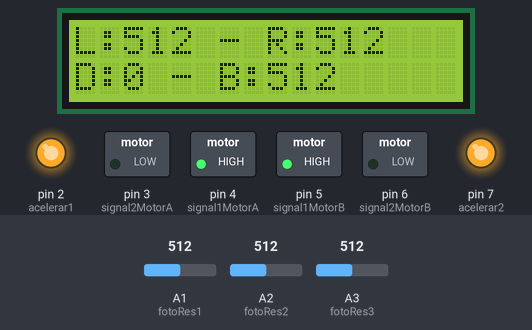
Bench run of a sketch on a simulated Arduino Uno, built with avr-gcc and run on an emulated ATmega328P. Shown: 16×2 character LCD, switched loads named in the sketch (green lamp = pin HIGH), output pins drawn as LEDs (lit = HIGH). Inputs (shaded band) come from the test bench; at power-on: A3 (fotoRes3) = 512, A2 (fotoRes2) = 512, A1 (fotoRes1) = 512. What the sketch prints to the serial monitor is not drawn.

Above: at 1.2 s.
1.3 s: A3 (fotoRes3) set to 459
At 1.8 s:
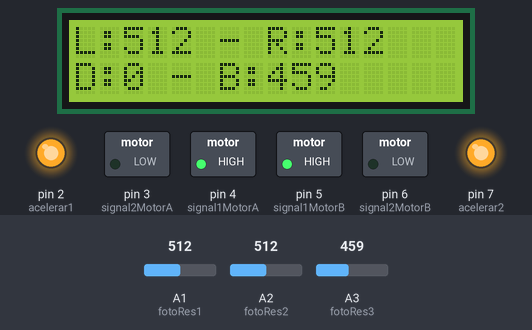
2.8 s: A3 (fotoRes3) set to 440
At 4.1 s:
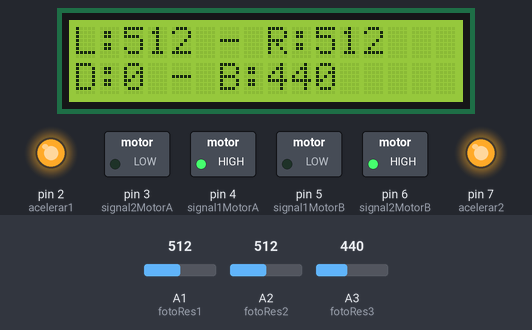
4.4 s: A2 (fotoRes2) set to 444
At 5.6 s:
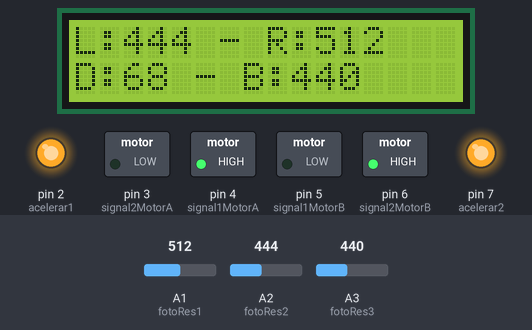
5.9 s: A2 (fotoRes2) set to 426
At 7.1 s:
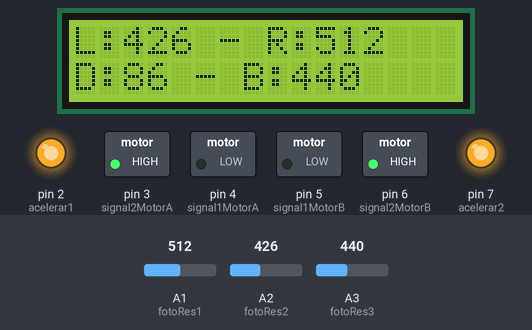
7.5 s: A1 (fotoRes1) set to 494
At 8.8 s:
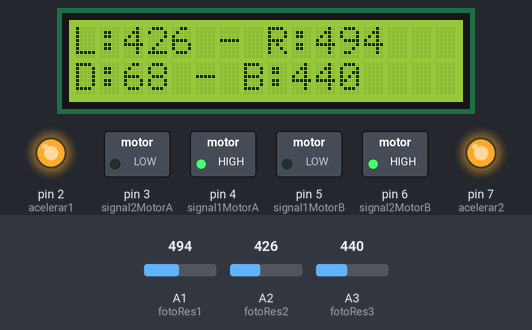
9.1 s: A1 (fotoRes1) set to 306
At 9.9 s:
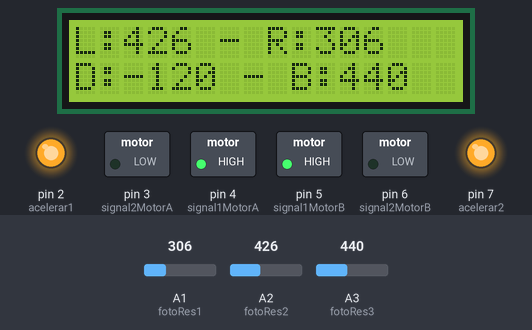
Timing chart, 0 to 11.7 s (numbered marks = the images above; inputs shaded):
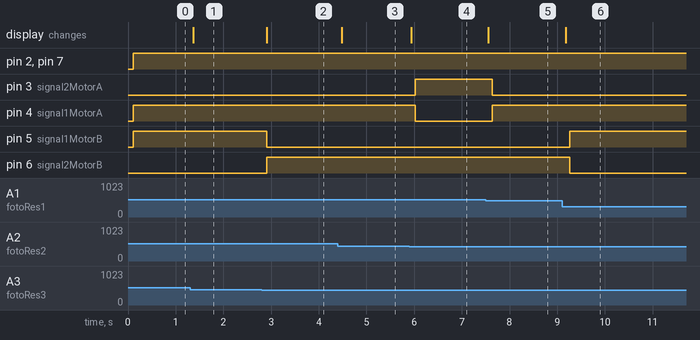

The sketch:

P10A1-SeguidorDeLuz.ino
```cpp
#include <Wire.h>
#include <LiquidCrystal_I2C.h>
#include "DHT.h"

#define acelerar1 2
#define signal1MotorA 4
#define signal2MotorA 3

#define acelerar2 7
#define signal1MotorB 5
#define signal2MotorB 6

#define voltimetro A0

#define fotoRes1 A1
#define fotoRes2 A2
#define fotoRes3 A3

int L_LDR, R_LDR, B_LDR, light_dif;
int umbral_sup = 80, umbral_inf = -80;
int umbralB = 450;

long tiempo = millis();

LiquidCrystal_I2C lcd(0x27,16,2);

void setup() {
  Serial.begin(9600);

  lcd.init();
  lcd.backlight();

  pinMode(signal1MotorA, OUTPUT);
  pinMode(signal1MotorB, OUTPUT);
  pinMode(signal2MotorA, OUTPUT);
  pinMode(signal2MotorB, OUTPUT);

  pinMode(acelerar1, OUTPUT);
  pinMode(acelerar2, OUTPUT);

  stopRobot();
}

void loop() {
  lightSensor();
  followLight();
}

void followLight() {
  while (B_LDR >= umbralB) {
    lightSensor();
    DriveRobot(1,-1);
  }

  if ((light_dif > umbral_inf) && (light_dif < umbral_sup) && (R_LDR > 380)) {
    lightSensor();
    DriveRobot(1,1);
  } else if (light_dif >= umbral_sup) {
    while (light_dif >= umbral_sup) {
      lightSensor();
      DriveRobot(-1,1);
    }
  } else if (light_dif <= umbral_inf) {
    while (light_dif <= umbral_inf) {
      lightSensor();
      DriveRobot(1,-1);
    }
  }
}

void lightSensor() {
  // A1 - Right, A2 - Left y A3 - Back
  R_LDR = analogRead(fotoRes1);
  L_LDR = analogRead(fotoRes2);
  B_LDR = analogRead(fotoRes3);

  light_dif = R_LDR - L_LDR;
  Serial.print("R: ");
  Serial.print(R_LDR);
  Serial.print(" - L: ");
  Serial.print(L_LDR);
  Serial.print(" - B: ");
  Serial.print(B_LDR);
  Serial.print(" - DIFF: ");
  Serial.println(light_dif);


  if (tiempo % 1000 == 0) {
    printLightSensors();
  }
}

void  printLightSensors() {

  lcd.setCursor(0,0);
  lcd.print("L:");
  lcd.print(L_LDR);
  lcd.print(" - R:");
  lcd.print(R_LDR);

  lcd.setCursor(0,1);
  lcd.print("D:");
  lcd.print(light_dif);
  lcd.print(" - B:");
  lcd.print(B_LDR);


}

void DriveRobot(float LSignal, float RSignal) {
  // Si la señal de la rueda izquierda es menor a 0, entonces esta gira hacia atràs.
  if(LSignal > 0) {
    digitalWrite(signal1MotorA,HIGH);
    digitalWrite(signal2MotorA,LOW);
    digitalWrite(acelerar1, 10);
  }

  // Si la señal de la rueda izquierda es mayor a cero, entonces girarà hacia adelante.
  if(LSignal < 0) {
    digitalWrite(signal1MotorA,LOW);
    digitalWrite(signal2MotorA,HIGH);
    digitalWrite(acelerar1, 10);
  }

  // Si la señal es igual a 0, entonces se queda sin movimiento la rueda
  if(LSignal == 0) {
    digitalWrite(signal1MotorA,LOW);
    digitalWrite(signal2MotorA,LOW);
    digitalWrite(acelerar1, 0);
  }

  // Si la señal de la rueda derecha es menor a cero, entonces girarà hacia atràs.
  if(RSignal > 0) {
    digitalWrite(signal1MotorB,LOW);
    digitalWrite(signal2MotorB, HIGH);
    digitalWrite(acelerar2, 10);
  }

  // Si la señal de la rueda derecha es mayor a cero, entonces girarà hacia adelante.
  if( RSignal < 0) {
    digitalWrite(signal1MotorB,HIGH);
    digitalWrite(signal2MotorB,LOW);
    digitalWrite(acelerar2, 10);
  }

  // Si la señal de la rueda derecha es igual a cero, entonces no se moverà esta rueda.
  if(RSignal == 0) {
    digitalWrite(signal1MotorB,LOW);
    digitalWrite(signal2MotorB,LOW);
    digitalWrite(acelerar2, 0);
  }
}

void stopRobot() {
    digitalWrite(signal1MotorA, LOW);
    digitalWrite(signal2MotorA, LOW);
    digitalWrite(signal1MotorB, LOW);
    digitalWrite(signal2MotorB, LOW);
}
```

Measured:
- the behaviour switches between 450 and 449 on A3 (fotoRes3) (found by bisection; images 1 and 2)
- the behaviour switches between 433 and 432 on A2 (fotoRes2) (found by bisection; images 3 and 4)
- the behaviour switches between 506 and 505 on A1 (fotoRes1) (found by bisection; images 4 and 5)
- after the input at 1.3 s, the display: changes after 0.07 s (image 1)
- after the input at 2.8 s, pin 5 (signal1MotorB): HIGH → LOW after 0.10 s; pin 6 (signal2MotorB): LOW → HIGH after 0.10 s; the display: changes after 0.10 s (image 2)
- after the input at 4.4 s, the display: changes after 0.08 s (image 3)
- after the input at 5.9 s, pin 3 (signal2MotorA): LOW → HIGH after 0.12 s; pin 4 (signal1MotorA): HIGH → LOW after 0.12 s; the display: changes at once (image 4)
- after the input at 7.5 s, pin 3 (signal2MotorA): HIGH → LOW after 0.14 s; pin 4 (signal1MotorA): LOW → HIGH after 0.14 s; the display: changes after 0.06 s (image 5)
- after the input at 9.1 s, pin 5 (signal1MotorB): LOW → HIGH after 0.16 s; pin 6 (signal2MotorB): HIGH → LOW after 0.16 s; the display: changes after 0.08 s (image 6)
